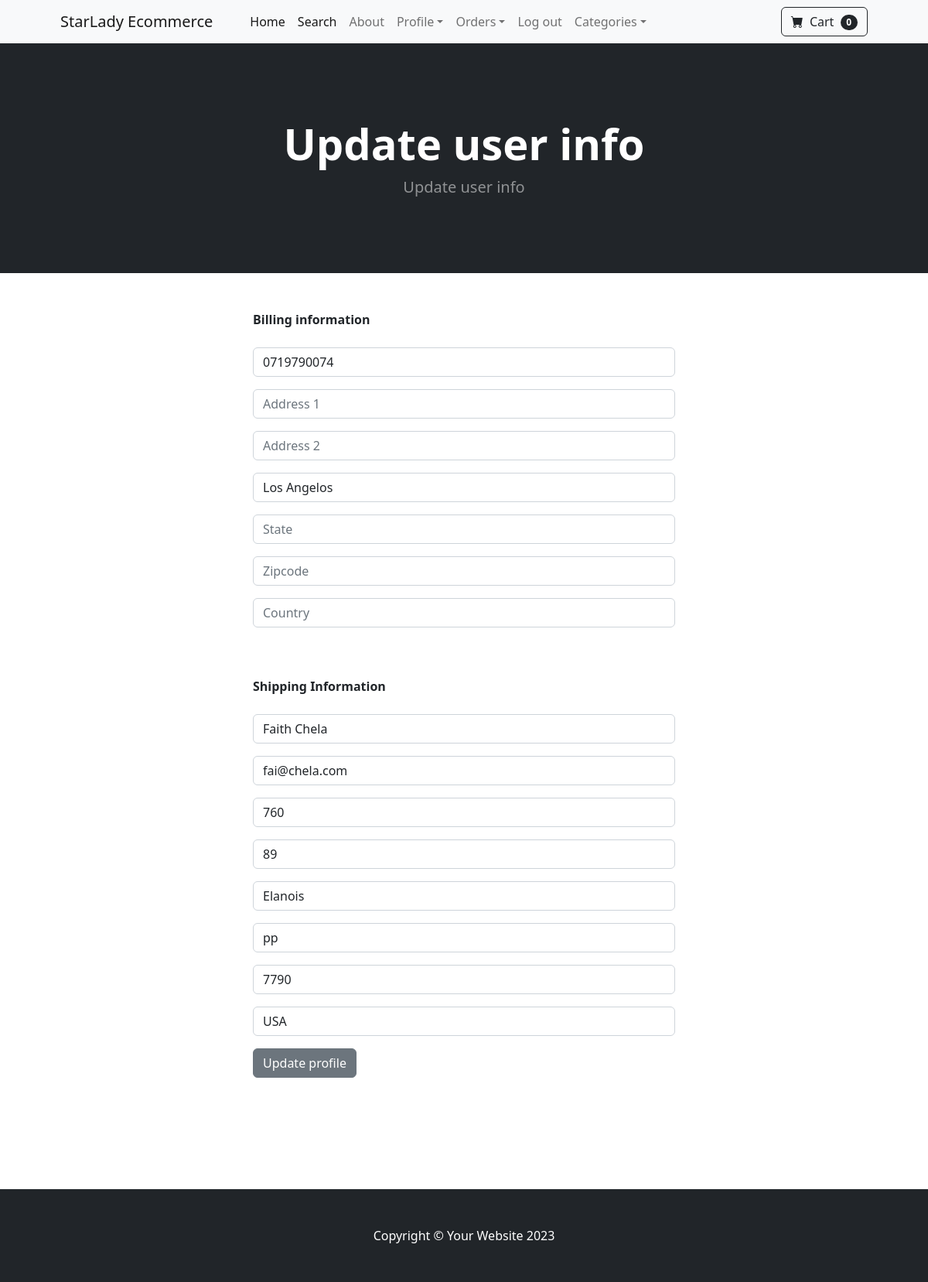
The page /update_info/ (signed in) on the database its author committed.
### storefront/models.py (models this page shows, shortened)
class Profile(models.Model):
	user = models.OneToOneField(User, on_delete=models.CASCADE)
	date_modified = models.DateTimeField(User, auto_now=True)
	phone = models.CharField(max_length=20, blank=True)
	address1= models.CharField(max_length=200, blank=True)
	address2 = models.CharField(max_length=200, blank=True, null=True)
	city=models.CharField(max_length=200, blank=True)
	state=models.CharField(max_length=200, blank=True)
	zipcode=models.CharField(max_length=200, blank=True)
	country=models.CharField(max_length=200, blank=True)
	saved_cart=models.CharField(max_length=200, blank=True, null=True)

### payment/models.py (models this page shows, shortened)
class ShippingAddress(models.Model):
	user=models.ForeignKey(User, on_delete=models.CASCADE, null=True, blank=True)
	shipping_full_name=models.CharField(max_length=255)
	shipping_email=models.CharField(max_length=255)
	shipping_address1=models.CharField(max_length=255)
	shipping_address2=models.CharField(max_length=255, null=True, blank=True)
	shipping_city=models.CharField(max_length=255)
	shipping_state=models.CharField(max_length=255, null=True, blank=True)
	shipping_zipcode=models.CharField(max_length=255, null=True, blank=True)
	shipping_country=models.CharField(max_length=255)
	class Meta:
		verbose_name_plural = 'Shipping Address'

### storefront/views.py (the view)
# urls.py: path('update_info/', views.update_info, name='update_info'),
def update_info(request):
	if request.user.is_authenticated:
		current_user = Profile.objects.get(user__id=request.user.id)
		shipping_user = ShippingAddress.objects.get(user__id=request.user.id)
		form=UserInfoForm(request.POST or None, instance=current_user)
		shipping_form=ShippingForm(request.POST or None, instance=shipping_user)
		if form.is_valid() or shipping_form.is_valid():
			form.save()
			shipping_form.save()
			messages.success(request, "Your info Has Been updated!!!")
			return redirect('home')
		return render(request, "update_info.html", {"form":form, 'shipping_form':shipping_form})
	else:
		messages.success(request, "You must be logged in to access that page")
		return redirect('home')

### storefront/forms.py
class UserInfoForm(forms.ModelForm):
    phone = forms.CharField(label="", widget=forms.TextInput(attrs={'class':'form-control', 'placeholder':'Phone'}), required=False)
    address1= forms.CharField(label="", widget=forms.TextInput(attrs={'class':'form-control', 'placeholder':'Address 1'}), required=False)
    address2 = forms.CharField(label="", widget=forms.TextInput(attrs={'class':'form-control', 'placeholder':'Address 2'}), required=False)
    city=forms.CharField(label="", widget=forms.TextInput(attrs={'class':'form-control', 'placeholder':'City'}), required=False)
    state=forms.CharField(label="", widget=forms.TextInput(attrs={'class':'form-control', 'placeholder':'State'}), required=False)
    zipcode=forms.CharField(label="", widget=forms.TextInput(attrs={'class':'form-control', 'placeholder':'Zipcode'}), required=False)
    country=forms.CharField(label="", widget=forms.TextInput(attrs={'class':'form-control', 'placeholder':'Country'}), required=False)
    class Meta:
        model= Profile
        fields=('phone', "address1", "address2", "city", "state", "zipcode", "country")

### cart/cart.py (called while the page is built)
	def __len__(self):
		return len(self.cart)

### cart/context_processors.py (called while the page is built)
def cart(request):
	return {'cart': Cart(request)}

### storefront/templates/update_info.html (shortened to what this page needs)
{% extends 'Basestudy.html' %}
{% block content %}
        <header class="bg-dark py-5">
            <div class="container px-4 px-lg-5 my-5">
                <div class="text-center text-white">
                    <h1 class="display-4 fw-bolder">Update user info</h1>
                    <p class="lead fw-normal text-white-50 mb-0">Update user info</p>
                </div>
            </div>
        </header>
        <div class='container'>
            <div class="row">
                    <div class="col-md-6 offset-md-3">
                        <br /> <br />
                        <strong>Billing information</strong>
                        <br /> <br />
    <form method="POST" action="{% url 'update_info' %}">
        {{ form.as_p }}
        <br /><br />
        <strong>Shipping Information</strong>
        <br /><br />
        {{ shipping_form.as_p }}
        <button type="submit" class="btn btn-secondary">Update profile</button>
</form>
<br /><br />
<br /><br />
<br /><br />
</div></div></div>
{% endblock %}

### rows shown on the page
Profile: phone "0719790074", city "Los Angelos"
ShippingAddress: shipping_full_name "Faith Chela", shipping_email "fai@chela.com", shipping_address1 "760", shipping_address2 "89", shipping_city "Elanois", shipping_state "pp", shipping_zipcode "7790", shipping_country "USA"

### other values the page prints
{{ cart|length }} "0"
